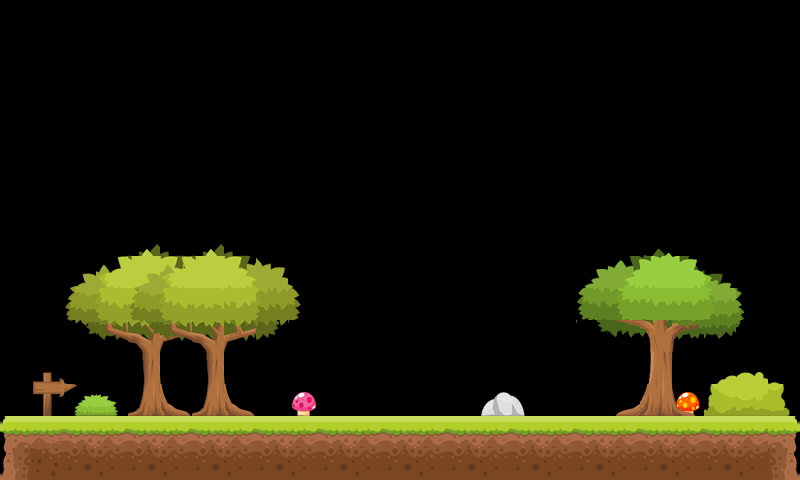

Tiled map render using the project's own tile images. Description and the map definition, with tile-layer contents summarised, below:
An orthogonal 25x15 tile map with 32x32 px tiles, 2 tile layers (Слой тайлов 1, Слой тайлов 2) and 20 objects (LEFTWALL, SKYWALL, RIGHTWALL).

<map version="1.0" orientation="orthogonal" renderorder="right-down" width="25" height="15" tilewidth="32" tileheight="32" nextobjectid="188">
 <tileset firstgid="1" name="tile2" tilewidth="32" tileheight="32" spacing="4" margin="4" tilecount="196" columns="14">
  <image source="tmx/tile2.png" width="512" height="512" />
 </tileset>
 <layer name="Слой тайлов 1" width="25" height="15">
  <data>[375 cells, 190 non-empty, 62 distinct tile ids]</data>
 </layer>
 <objectgroup name="object" width="25" height="15">
  <object id="24" x="0" y="416" width="798" height="64" />
  <object id="17" name="LEFTWALL" x="1" y="1" width="5" height="480" />
  <object id="18" name="SKYWALL" x="3" y="0" width="800" height="5" />
  <object id="19" name="RIGHTWALL" x="795" y="3" width="5" height="480" />
 </objectgroup>
 <layer name="Слой тайлов 2" width="25" height="15">
  <data>[375 cells, 78 non-empty, 78 distinct tile ids]</data>
 </layer>
 <objectgroup name="rectangleDensity" width="25" height="15">
  <object id="170" x="256" y="384" width="128" height="32" />
  <object id="171" x="384" y="384" width="128" height="32" />
 </objectgroup>
 <objectgroup name="box1" width="25" height="15">
  <object id="172" x="256" y="320" width="64" height="64" />
  <object id="173" x="320" y="320" width="64" height="64" />
  <object id="174" x="384" y="320" width="64" height="64" />
  <object id="175" x="448" y="320" width="64" height="64" />
  <object id="176" x="288" y="256" width="64" height="64" />
  <object id="177" x="352" y="256" width="64" height="64" />
  <object id="178" x="416" y="256" width="64" height="64" />
  <object id="179" x="320" y="192" width="64" height="64" />
  <object id="180" x="384" y="192" width="64" height="64" />
  <object id="181" x="352" y="128" width="64" height="64" />
 </objectgroup>
 <objectgroup name="apple2" width="25" height="15">
  <object id="182" x="369" y="96" width="32" height="32" />
 </objectgroup>
 <objectgroup name="rectangleStatic" width="25" height="15">
  <object id="183" x="574" y="384" width="128" height="32" />
 </objectgroup>
 <objectgroup name="rectangleVertical" width="25" height="15">
  <object id="186" x="693" y="32" width="32" height="128" />
  <object id="187" x="749" y="160" width="32" height="128" />
 </objectgroup>
</map>
